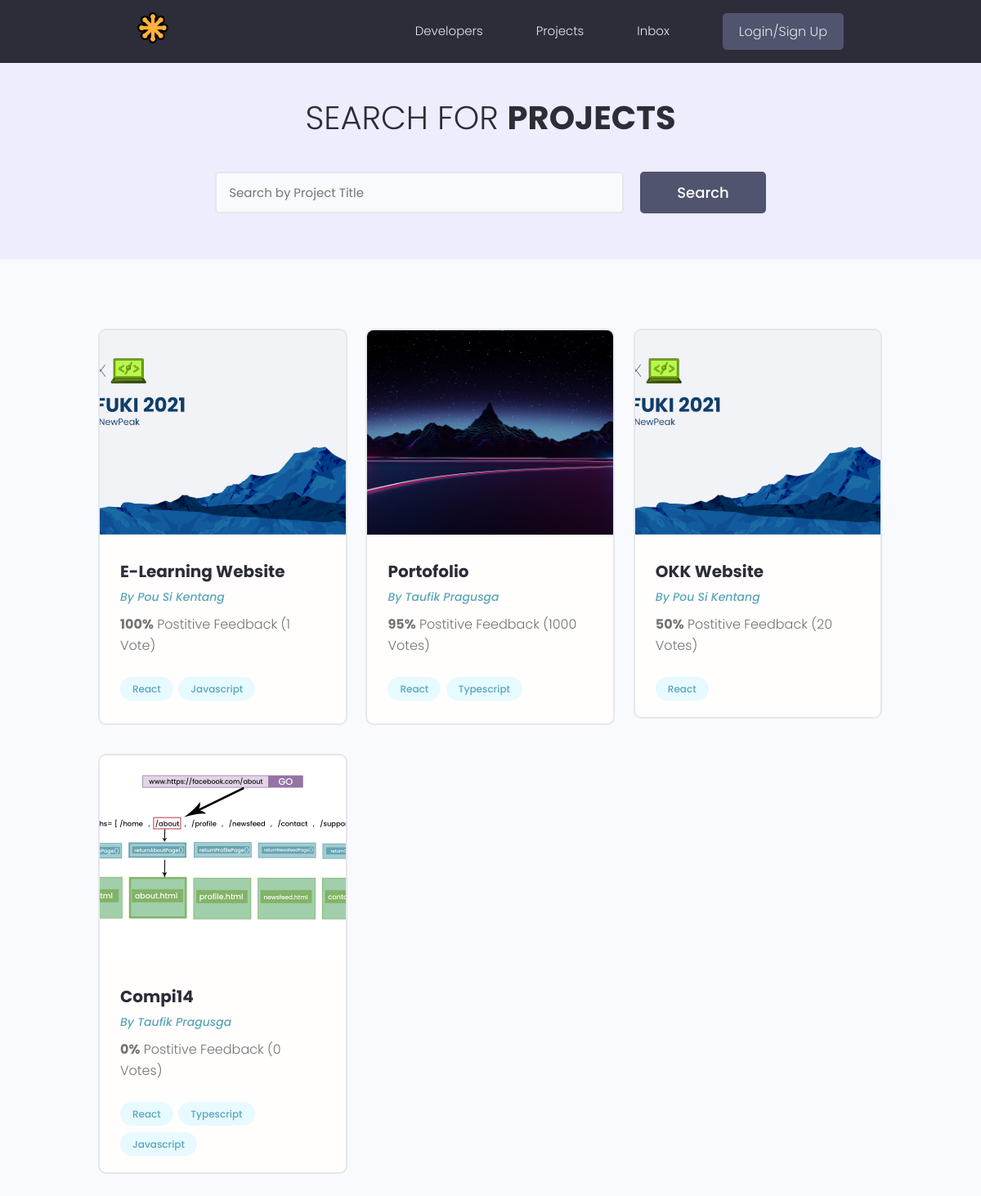
/projects/, run on the app's committed database.
### projects/models.py (models this page shows, shortened)
class Project(models.Model):
    id = models.UUIDField(
        default=uuid.uuid4, unique=True, primary_key=True, editable=False
    )
    owner = models.ForeignKey(
        Profile, null=True, blank=True, on_delete=models.SET_NULL
    )
    featured_image = models.ImageField(
        null=True, blank=True, default="default.png"
    )
    title = models.CharField(max_length=200)
    description = models.TextField(null=True, blank=True)
    demo_link = models.CharField(max_length=2000, null=True, blank=True)
    source_link = models.CharField(max_length=2000, null=True, blank=True)
    created_at = models.DateTimeField(auto_now_add=True)
    vote_total = models.IntegerField(default=0, null=True, blank=True)
    vote_ratio = models.IntegerField(default=0, null=True, blank=True)
    tags = models.ManyToManyField("Tag", null=True, blank=True)

class Tag(models.Model):
    id = models.UUIDField(
        default=uuid.uuid4, unique=True, primary_key=True, editable=False
    )
    name = models.CharField(max_length=200)
    created_at = models.DateTimeField(auto_now_add=True)

### users/models.py (models this page shows, shortened)
class Profile(models.Model):
    id = models.UUIDField(primary_key=True, default=uuid.uuid4, editable=False)
    created_at = models.DateTimeField(auto_now_add=True)
    user = models.OneToOneField(User, on_delete=models.CASCADE)
    name = models.CharField(max_length=200, null=True, blank=True)
    username = models.CharField(max_length=200, null=True, blank=True)
    location = models.CharField(max_length=300, null=True, blank=True)
    email = models.CharField(max_length=200, null=True, blank=True)
    short_intro = models.CharField(max_length=200, null=True, blank=True)
    bio = models.TextField(null=True, blank=True)
    profile_image = models.ImageField(
        upload_to="profiles/",
        blank=True,
        null=True,
        default="profiles/default.jpg",
    )
    social_github = models.CharField(max_length=200, null=True, blank=True)
    social_twitter = models.CharField(max_length=200, null=True, blank=True)
    social_linkedin = models.CharField(max_length=200, null=True, blank=True)
    social_youtube = models.CharField(max_length=200, null=True, blank=True)

### projects/views.py (the view)
# urls.py: path("projects/", include("projects.urls")),
def projects(request):
    projects = Project.objects.all()
    context = {"projects": projects}
    return render(request, "projects/projects.html", context)

### projects/templates/projects/projects.html (shortened to what this page needs)
{% extends 'main.html' %}
{% block content %}
<main class="projects">
  <section class="hero-section text-center">
    <div class="container container--narrow">
      <div class="hero-section__box">
        <h2>Search for <span>Projects</span></h2>
      </div>
      <div class="hero-section__search">
        <form class="form" action="#" method="get">
          <div class="form__field">
            <input class="input input--text" id="formInput#search" type="text" name="text"
              placeholder="Search by Project Title" />
          </div>
          <input class="btn btn--sub btn--lg" type="submit" value="Search" />
        </form>
      </div>
    </div>
  </section>
  <section class="projectsList">
    <div class="container">
      <div class="grid grid--three">
        {% for project in projects %}
        <div class="column">
          <div class="card project">
            <a href="{% url 'project' project.id %}" class="project">
              <img class="project__thumbnail" src="{{project.featured_image.url}}" alt="project thumbnail" />
              <div class="card__body">
                <h3 class="project__title">{{project.title}}</h3>
                <p><a class="project__author" href="{% url 'user-profile' project.owner.id %}">By
                    {{project.owner.name}}</a></p>
                <p class="project--rating">
                  <span style="font-weight: bold;">{{project.vote_ratio}}%</span> Postitive
                  Feedback ({{project.vote_total}} Vote{{project.vote_total|pluralize:"s"}})
                </p>
                <div class="project__tags">
                  {% for tag in project.tags.all %}
                  <span class="tag tag--pill tag--main">
                    <small>{{tag.name}}</small>
                  </span>
                  {% endfor %}
                </div>
              </div>
            </a>
          </div>
        </div>
        {% endfor %}
      </div>
    </div>
  </section>
</main>
{% endblock content %}

### static/styles/app.css (style rules this page uses)
:root { --color-sub: #2d2d39; }
.btn--sub { background-color: var(--color-sub-light); }
.card { border: 2px solid var(--color-light); }
img { width: 100%; }
.hero-section { height: 40vh; display: flex; align-items: center; background-color: var(--color-sub); }
.hero-section__box { margin-bottom: 4rem; }
.hero-section__box > h2, .hero-section__box > h2 > span { font-size: 4rem; color: var(--color-light); line-height: 1.3; text-transform: uppercase; }
.hero-section__box > h2 { font-weight: 300; }
.hero-section__box > h2 > span { font-weight: 700; }
.hero-section__search > .form { display: flex; align-items: center; justify-content: center; gap: 2rem; }
.hero-section__search > .form input.input--text { width: 50rem; }
.project__author { font-size: 1.4rem; font-style: italic; }
.project--rating { margin-bottom: 1.6em; margin-top: .5em; }
.projects > .hero-section { background: var(--color-sub-lighter); height: 30vh; }
.projects .hero-section__box { margin-bottom: 2.5rem; }
.projects .hero-section__box > h2 { color: var(--color-sub); }
.projects .hero-section__box > h2 > span { font-weight: 700; color: var(--color-sub); }
.projectsList { margin-top: 8rem; }
.project__thumbnail { height: 25rem; object-fit: cover; object-position: top center; }
.project__title { font-size: 2rem; font-weight: 700; color: var(--color-sub); }

### static/uikit/styles/modules/_variables.css (style rules this page uses)
:root { --color-main: #5aa5b9; --color-main-light: #e6faff; --color-sub: #3f4156; --color-sub-light: #51546e; --color-sub-lighter: #ededfd; --color-text: #737373; --color-gray: #8b8b8b; --color-light: #e5e7eb; --color-light-gray: #767676; --color-bg: #f8fafd; --color-white: #fffefd; --color-white-light: #f3f3f3; --color-success: #359e64; --color-success-bg: #def8e8; --color-error: #fc4b0b; --color-error-bg: #fff2ee; --font-base: 'Poppins', arial, helvetica, 'Segoe UI', roboto, ubuntu, sans-serif; --font-monospace: 'Fira Code', 'Courier New', courier, monospace; --font-regular: 300; --font-medium: 500; --font-bold: 700; --generic-shadow: 1px 1px 5px #00000010; --generic-transition: all 0.3s ease-in-out; }

### static/uikit/styles/modules/_base.css (style rules this page uses)
* { margin: 0; padding: 0; box-sizing: border-box; text-rendering: optimizeLegibility; color: inherit; font-size: inherit; }
html { font-size: 50%; }
@media only screen and (min-width: 480px) { html { font-size: 56.25%; } }
@media only screen and (min-width: 1200px) { html { font-size: 62.5%; } }
body { line-height: 1.6; font-weight: 400; font-size: 1.5rem; color: var(--color-text); background-color: var(--color-bg); min-height: 100vh; }

### static/uikit/styles/modules/_typography.css (style rules this page uses)
* { font-family: var(--font-base); }
h2 { font-size: 3.6rem; font-weight: var(--font-bold); }
h3 { font-size: 3.2rem; font-weight: var(--font-medium); }
p, span, strong { font-size: 1.6rem; color: var(--color-text); font-weight: var(--font-regular); }
a { padding-bottom: 2px; text-decoration: none; display: inline-block; color: var(--color-main); font-weight: var(--font-medium); }

### static/uikit/styles/modules/_utilities.css (style rules this page uses)
.container { width: 92%; max-width: 165rem; margin: 0 auto; box-sizing: border-box; }
.container--narrow { width: 92%; max-width: 120rem; }
@media screen and (min-width: 1000px) { .container { width: 90%; } }
@media screen and (min-width: 1000px) { .container--narrow { width: 85%; } }
@media screen and (min-width: 1200px) { .container { width: 80%; } }
@media screen and (min-width: 1200px) { .container--narrow { width: 72%; } }
.text-center { text-align: center; }

### static/uikit/styles/modules/_button.css (style rules this page uses)
.btn { display: inline-block; position: relative; cursor: pointer; background-color: var(--color-light); font-weight: var(--font-medium); color: var(--color-sub); text-decoration: none; padding: 1rem 2rem; border-radius: 0.5rem; border: none; width: -webkit-fit-content; width: -moz-fit-content; width: fit-content; height: -webkit-fit-content; height: -moz-fit-content; height: fit-content; font-size: 1.6rem; outline-width: 0; outline-color: transparent; -webkit-backface-visibility: hidden; backface-visibility: hidden; transition: all 0.3s ease-in-out; }
.btn--sub { background-color: var(--color-sub); color: var(--color-white); }
.btn--lg { font-size: 1.8rem; padding: 1.2rem 4.5rem; }

### static/uikit/styles/modules/_card.css (style rules this page uses)
.card { border-radius: 1rem; background-color: var(--color-white); border: 1.5px solid var(--color-light); width: auto; height: auto; margin-top: 0.5rem; margin-bottom: 0.5rem; overflow: hidden; }
.card__body, .card__header { padding: 2rem 2.5rem; }

### data on the page
Project: featured_image (picture), title "E-Learning Website", owner.name "Pou Si Kentang", vote_ratio "100", vote_total "1"
Tag: name "React"
Tag: name "Javascript"
Project: featured_image (picture), title "Portofolio", owner.name "Taufik Pragusga", vote_ratio "95", vote_total "1000"
Tag: name "Typescript"
Project: featured_image (picture), title "OKK Website", owner.name "Pou Si Kentang", vote_ratio "50", vote_total "20"
Project: featured_image (picture), title "Compi14", owner.name "Taufik Pragusga", vote_ratio "0", vote_total "0"
